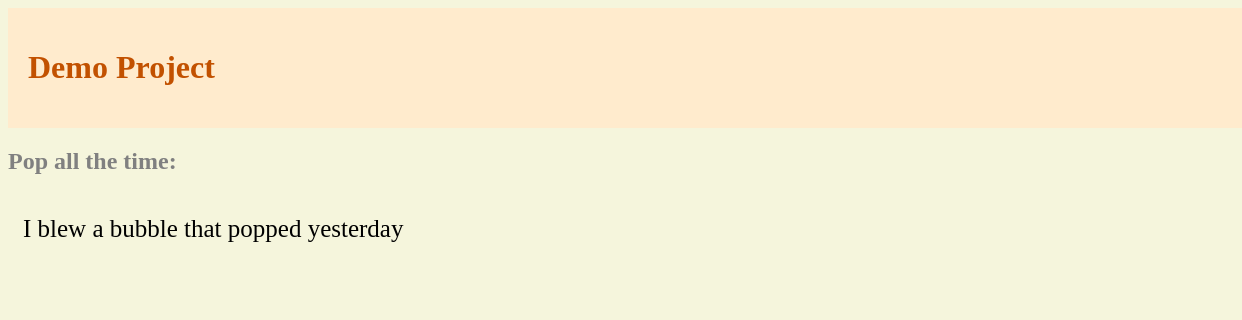
Before: / with the older database file.
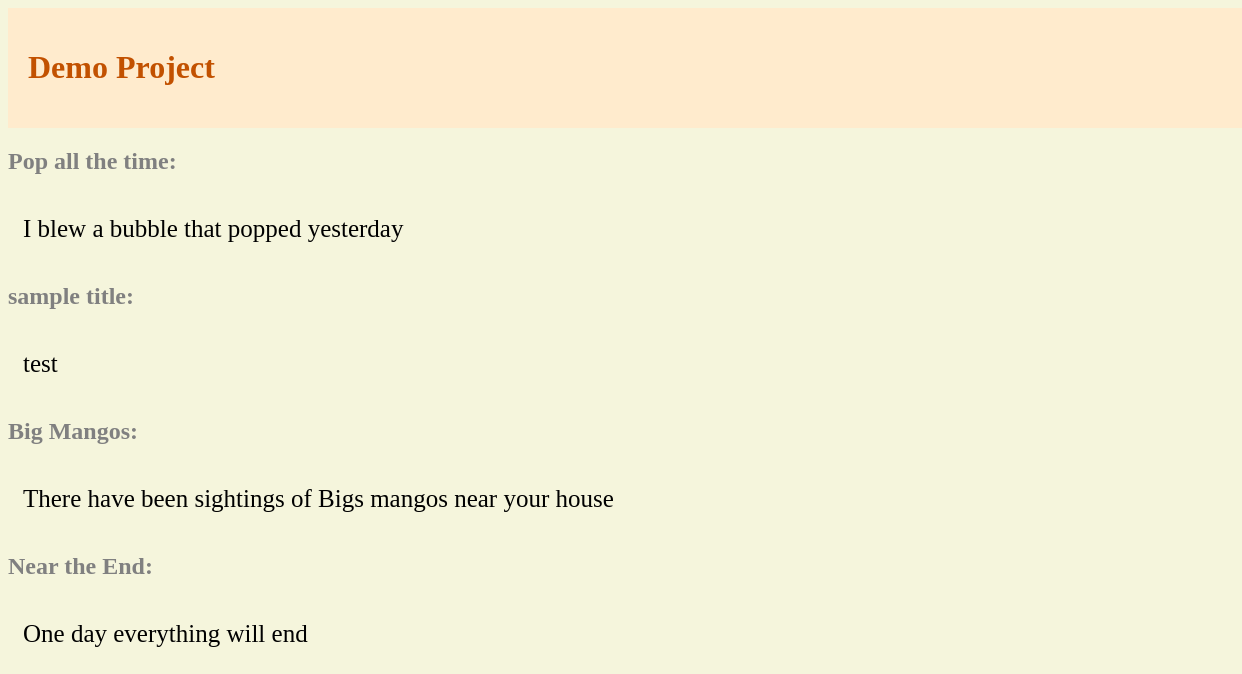
After: the same page with the newer database file.
### Prep/models.py (models this page shows, shortened)
class Starter (models.Model):
    author = models.ForeignKey(settings.AUTH_USER_MODEL, on_delete=models.CASCADE)
    title = models.CharField(max_length=200)
    text = models.TextField()
    created_date = models.DateTimeField(default=timezone.now)
    published_date = models.DateTimeField(blank=True, null=True)

### Prep/views.py (the view)
# urls.py: path('', views.post_list),
def post_list(request):
    starter = Starter.objects.all()
    return render(request, 'Prep/app.html', {'starter': starter})

### Prep/templates/Prep/app.html
{% extends 'Prep/base.html' %}
{% block content %}
    {% for start in starter %}
    <article>
    <h2>
        {{ start.title }}:
    </h2>
    <p>{{ start.text }}</p>
    </article>
    {% endfor %}
{% endblock %}

### Prep/templates/Prep/base.html (shortened to what this page needs)
{% load static %}
<!DOCTYPE html>
<html lang="en">
<head>
    <link rel="stylesheet" href="{% static 'css/prep.css' %}">
</head>
<header>
    <h1>Demo Project</h1>
</header>
<main class="container">
    <div class="row">
        <div class="col">
            {% block content %}
            {% endblock %}
        </div>
    </div>
</main>
</html>

### Prep/static/css/prep.css (style rules this page uses)
header { background-color: blanchedalmond; width: 100%; padding: 20px; position: relative; left: 0; top: 0; }
h1 { color: #C25100; font-family: 'Times New Roman', Times, serif; }
h2 { color:grey; }
p { padding: 15px; font-size: 25px; }

Changed rows visible on the page:
added Starter: title "sample title", text "test"
added Starter: title "Big Mangos", text "There have been sightings of Bigs mangos near your house"
added Starter: title "Near the End", text "One day everything will end"
